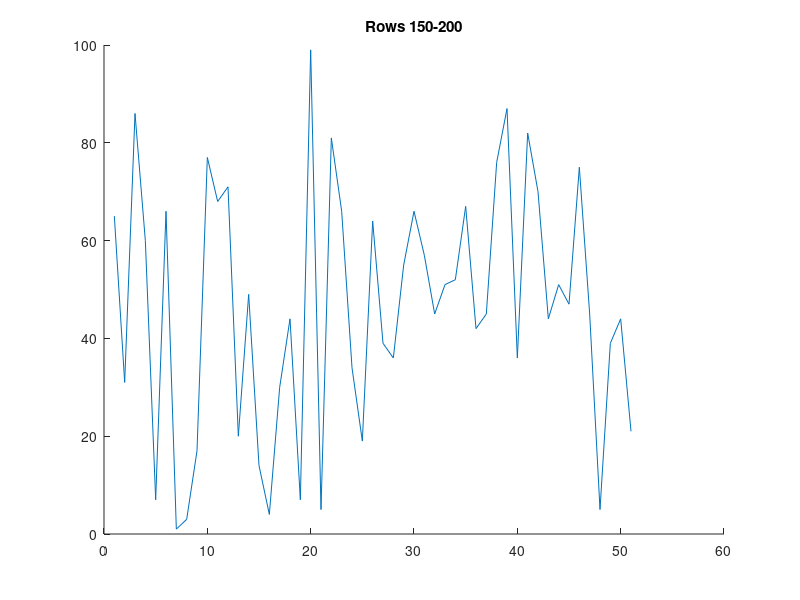
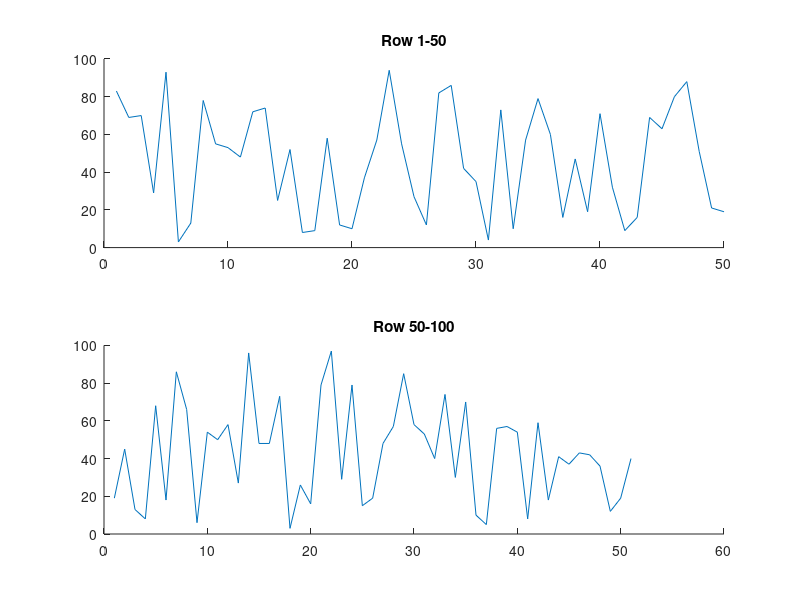

Write the MATLAB code that produced these figures, in order.
%% Make a random vector, Data, with 200 rows 
Data = randi(100,200,1);

%% Create a new vector, SegmentedData, with rows 50 - 150 of Data
SegmentedData = Data(50:150,1);

%% Take the mean of rows 1 - 50 of Data 
mean(Data(1:50,1))

%% Plot rows 150 - 200 of Data
figure
plot(Data(150:200,1))
box off 
title('Rows 150-200')

%% Create a subplot with 4 panels and plot 50 rows in each panel 
figure 
subplot(2,1,1)
plot(Data(1:50,1))
title('Row 1-50')
box off

subplot(2,1,2)
plot(Data(50:100,1))
title('Row 50-100')
box off
